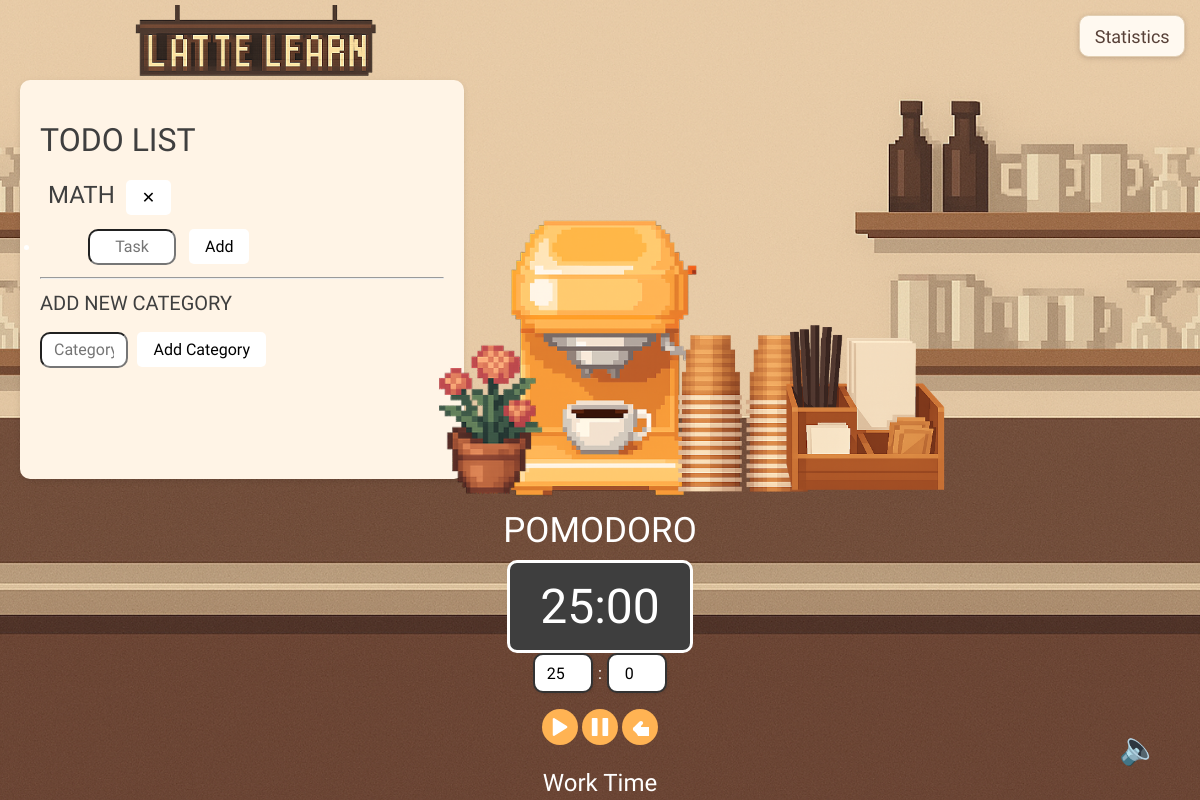
/, run on an earlier commit of the app's database.
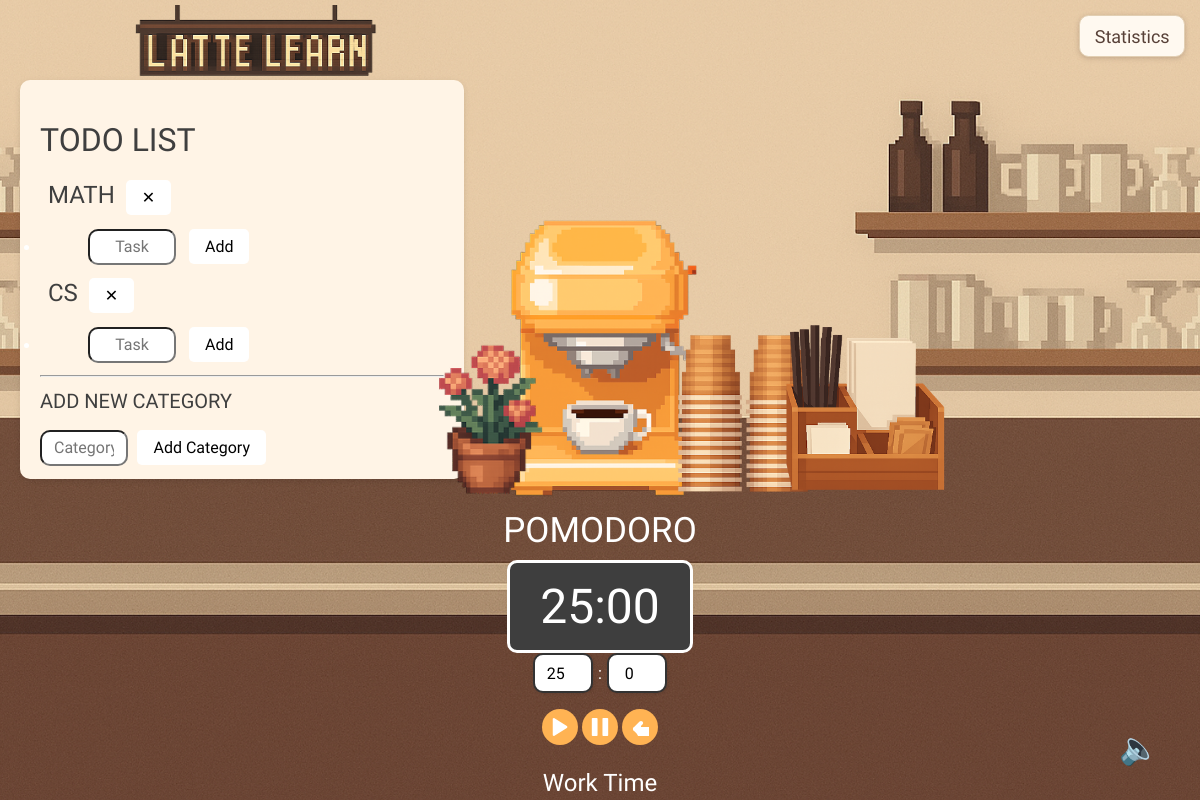
And on a later commit of the database.
### todo_models.py (models this page shows)
class Category(db.Model):
    id   = db.Column(db.Integer, primary_key=True)
    name = db.Column(db.String(80), unique=True, nullable=False)
    todos = db.relationship('Todo', backref='category', lazy=True)

### app.py (the view)
@app.route('/')
def home():
    categories = Category.query.all()
    return render_template('main.html', categories=categories)

### templates/main.html (shortened to what this page needs)
<!DOCTYPE html>
<html lang="ko">
<head>
  <link rel="stylesheet" href="{{ url_for('static', filename='style.css') }}">
</head>
<body>
  <img src="{{ url_for('static', filename='images/lattelearn_logo.png') }}" class="logo-image">
  <div class="todo-section">
    <h1>Todo List</h1>
    {% for c in categories %}
      <h2 class="category" data-cid="{{ c.id }}">{{ c.name }}
        <form
          class="ajax-delete-category"
          method="post"
          action="{{ url_for('todo.delete_category', cat_id=c.id) }}"
          style="display: inline;"
        >
          <button type="submit" title="Delete {{ c.name }}">✕</button>
        </form>
      </h2>
      <ul>
        <li>
          <form
            class="ajax-add-task"
            method="post"
            action="{{ url_for('todo.todos') }}">
            <input type="text" name="todo"
              placeholder="Task"
              required>
            <button type="submit">Add</button>
          </form>
        </li>
      </ul>
    {% endfor %}
    <hr>
    <h3>Add new category</h3>
    <form
      class="ajax-add-category"
      method="post"
      action="{{ url_for('todo.add_category') }}"
    >
      <input type="text" name="category_name" placeholder="Category" required>
      <button type="submit">Add Category</button>
    </form>
  </div>
  <div class="center-image">
    <img src="{{ url_for('static', filename='images/espresso_machine.png') }}" alt="Espresso_Machine">
  </div>
  <div class="left-deco">
    <img src="{{ url_for('static', filename='images/FlowerPlant.png') }}" alt="Flower Plant">
  </div>
  <div class="right-deco">
    <img src="{{ url_for('static', filename='images/CupStack.png') }}" alt="Cup Stack">
  </div>
  <div class="right-deco-2">
    <img src="{{ url_for('static', filename='images/Straws and Napkins.png') }}" alt="Straws and Napkins">
  </div>
  <div class="timer-section">
    <h2 class="pomodoro-label">POMODORO</h2>
    <div class="pomodoro-time" id="timerDisplay">25:00</div>
    <div class="time-inputs" id="timeInputs">
      <input type="number" id="minutes" placeholder="분" min="0" value="25"> :
      <input type="number" id="seconds" placeholder="초" min="0" max="59" value="0">
    </div>
    <div class="button-group">
      <button id="startBtn" class="icon-button">
      </button>
      <button id="stopBtn" class="icon-button">
      </button>
      <button id="resetBtn" class="icon-button">
      </button>
    </div>
    </div>
    <div id="statusText">Work Time</div>
  <button id="noteButton" style="position: fixed; bottom: 20px; right: 20px; font-size: 32px; background: none; border: none; cursor: pointer;">
    🔈
  </button>
  <button id="toggleStatsBtn" class="top-right-btn">Statistics</button>
</body>
</html>

### static/style.css (style rules this page uses)
body { background-color: #f8f8f8; text-align: center; font-family: Arial, sans-serif; }
h1 { color: #333; }
input { padding: 10px; font-size: 16px; width: 100px; text-align: center; }
button { font-family: 'Jersey 25', sans-serif; font-size: 16px; font-weight: 400; }
.todo-section h1 { font-family: 'Jersey 25', sans-serif; font-size: 32px; font-weight: 400; color: #3F3F3F; text-transform: uppercase; margin-bottom: 12px; }
.todo-section h2 { font-family: 'Jersey 25', sans-serif; font-size: 24px; font-weight: 400; color: #3F3F3F; text-transform: uppercase; margin-top: 0px; margin-bottom: 0px; line-height: 1.2; }
.todo-section h3 { font-family: 'Jersey 25', sans-serif; font-size: 20px; font-weight: 400; color: #3F3F3F; text-transform: uppercase; margin: 12px 0; }
.todo-section { text-align: left; margin-top: 60px; }
.todo-section ul { margin-top: 0px; margin-bottom: 0px; padding-left: 0; }
input[type="text"] { border-radius: 10px; padding: 6px 12px; font-family: 'Jersey 25', sans-serif; font-size: 14px; width: 60px; height: 20px; }
ul li form.ajax-add-task { display: flex; align-items: center; gap: 8px; margin-left: 48px; }
.logo-image { position: absolute; top: 5px; left: 120px; width: 272px; height: auto; z-index: 2; }
.center-image { position: absolute; top: 45%; left: 50%; transform: translate(-50%, -50%); z-index: 0; }
.center-image img { width: 330px; height: auto; }
.left-deco { position: absolute; top: 52.5%; left: 41%; transform: translate(-50%, -50%); z-index: 0; }
.left-deco img { width: 143px; height: auto; }
.right-deco { position: absolute; top: 52%; right: 38%; transform: translate(50%, -50%); z-index: 0; }
.right-deco img { width: 175px; height: auto; }
.right-deco-2 { position: absolute; top: 51.5%; right: 28%; transform: translate(50%, -50%); z-index: 0; }
.right-deco-2 img { width: 190px; height: auto; }
.pomodoro-label { margin-top: 520px; transform: translateY(30px); color: #FFF; font-family: "Jersey 25", sans-serif; font-size: 35px; font-style: normal; font-weight: 400; line-height: normal; }
.pomodoro-time { color: #FFF; font-family: "Jersey 25", sans-serif; font-size: 48px; font-style: normal; font-weight: 400; line-height: normal; margin-top: 10px; border: 3px solid #ffffff; display: inline-block; padding: 15px 30px; border-radius: 10px; background-color: #3e3e3e; }
#statusText { font-family: 'Jersey 25', sans-serif; font-size: 24px; color: white; margin-top: -16px; }
.timer-section input[type="number"] { font-family: 'Jersey 25', sans-serif; font-size: 16px; width: 36px; height: 24px; padding: 6px 10px; text-align: center; border: 2px solid #333; border-radius: 10px; background-color: #fff; box-shadow: 1px 1px 3px rgba(0,0,0,0.1); transition: background-color 0.2s ease; }
.icon-button { display: flex; width: 36px; height: 36px; padding: 6px; justify-content: center; align-items: center; gap: 0; flex-shrink: 0; border-radius: 48px; background: #FFB353; border: none; cursor: pointer; margin: 0; }
.icon-button svg { width: 18px; height: 18px; fill: white; }
.button-group { display: flex; justify-content: center; gap: 4px; margin-top: 16px; }
.top-right-btn { position: fixed; top: 10px; right: 10px; z-index: 1000; display: inline-flex; padding: 9.6px 14.4px; align-items: center; gap: 10.8px; border-radius: 9.6px; border: 1.2px solid #E2CFB3; background: #FFF9F0; box-shadow: 0px 1.2px 4.8px 0px rgba(88, 65, 56, 0.25); font-family: 'Jersey 25', sans-serif; font-size: 18px; font-weight: 400; color: #584138; cursor: pointer; transition: background-color 0.2s ease; }

### templates/main.html (style rules this page uses)
body { background-color: #2e2e2e; color: white; font-family: Arial, sans-serif; margin: 0; padding: 0; }
.todo-section { position: absolute; top: 20px; left: 20px; width: 404px; height: 359px; background-color: #FFF4E6; border-radius: 10px; padding: 20px; box-shadow: 0 2px 6px rgba(0, 0, 0, 0.1); overflow-y: auto; }
.timer-section { position: relative; bottom: 40px; left: 50%; transform: translateX(-50%); text-align: center; }
input[type="number"], input[type="text"] { font-size: 16px; }
button { font-size: 16px; margin: 5px; padding: 8px 16px; background-color: #ffffff; border: none; border-radius: 5px; cursor: pointer; }
.category { cursor: pointer; padding: 4px 8px; display: inline-block; border-radius: 5px; }

What changed in the data, as far as the page shows it:
added Category: name "CS"
